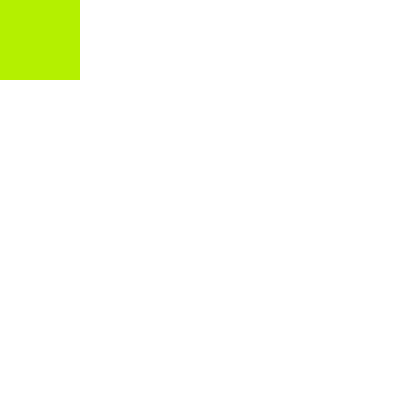
Frame 1 (no input)
Frame 60 (no input): identical to frame 1, image omitted
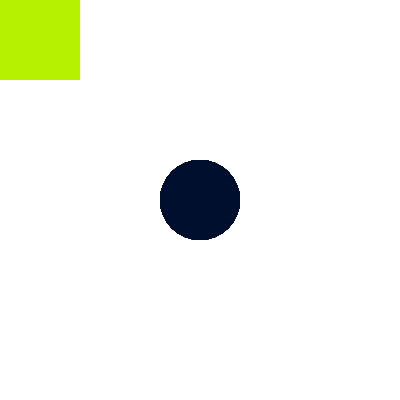
Frame 120 (the mouse pressed at the canvas centre since frame 60)

The p5.js sketch that drew these frames (run headless with seeded random() and noise() and a simulated clock; from frame 60 on, the mouse is pressed at the canvas centre):

// p5.js sketch
// ── sketch.js
function setup () {
  createCanvas(400, 400);
  noStroke();
}

function draw () {
  if (mouseIsPressed) {
    fill(0, 15, 46);
    ellipse(mouseX, mouseY, 80, 80);
  } else {
    fill(180, 240, 0);
    rect(mouseX, mouseY, 80, 80);
  }
}
